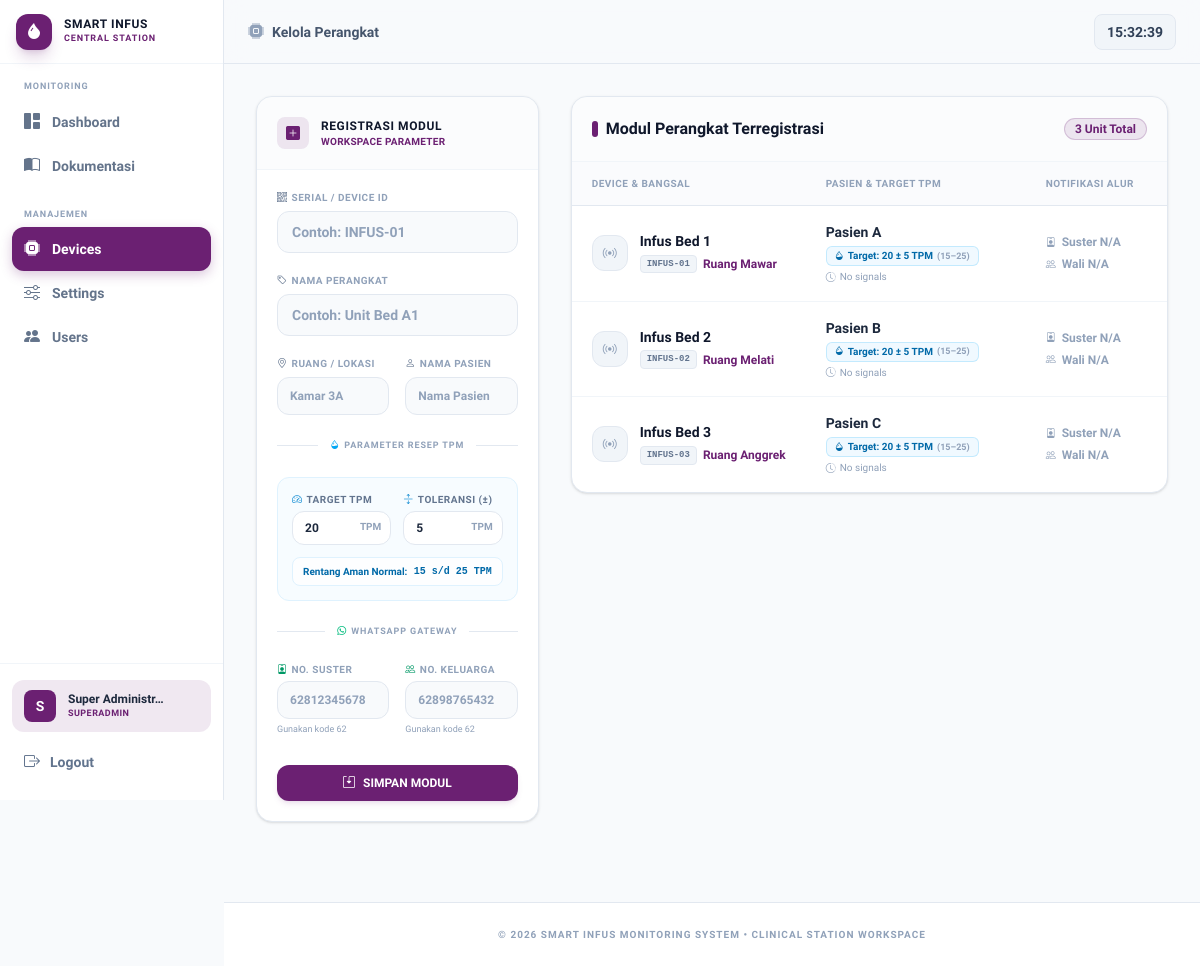
The app's page /devices.php (signed in) with its own data.
### tables this page shows
CREATE TABLE IF NOT EXISTS `devices` (
  `id`            INT(11)      NOT NULL AUTO_INCREMENT,
  `device_id`     VARCHAR(50)  NOT NULL UNIQUE,
  `nama`          VARCHAR(100) NOT NULL DEFAULT 'Infus',
  `lokasi`        VARCHAR(100) NOT NULL DEFAULT '-',
  `pasien`        VARCHAR(100) NOT NULL DEFAULT '-',
  `target_tpm`    INT(11)      NOT NULL DEFAULT 20,
  `tpm_tolerance` INT(11)      NOT NULL DEFAULT 5,
  `no_suster`     VARCHAR(20)  NOT NULL DEFAULT '',
  `no_keluarga`   VARCHAR(20)  NOT NULL DEFAULT '',
  `family_token`  VARCHAR(64)  NOT NULL DEFAULT '',
  `aktif`         TINYINT(1)   NOT NULL DEFAULT 1,
  `created_at`    TIMESTAMP    NOT NULL DEFAULT CURRENT_TIMESTAMP,
  PRIMARY KEY (`id`)
);

### devices.php (the view, shortened to what the rows shown need)
<?php
$db      = getDB();
if (!function_exists('esc')) {
    function esc($string) {
        return htmlspecialchars($string ?? '', ENT_QUOTES, 'UTF-8');
    }
}
$editDevice = null;
$devices = $db->query("
    SELECT d.*,
        (SELECT COUNT(*) FROM infus_data WHERE device_id = d.device_id) AS total_data,
        (SELECT created_at FROM infus_data WHERE device_id = d.device_id
         ORDER BY created_at DESC LIMIT 1) AS last_update
    FROM devices d
    WHERE d.aktif = 1
    ORDER BY d.id ASC
")->fetchAll();
?>
<!DOCTYPE html>
<html lang="id">
<head>
  <link rel="stylesheet" href="assets/css/style.css" />
  <link rel="stylesheet" href="https://cdn.jsdelivr.net/npm/bootstrap-icons@1.11.3/font/bootstrap-icons.min.css" />
</head>
<body class="bg-slate-50 text-slate-800 min-h-screen flex flex-col selection:bg-[#6b2072]/10 selection:text-[#6b2072]">
  <main class="max-w-7xl mx-auto w-full px-4 sm:px-6 lg:px-8 py-8 flex-1">
    <div class="grid grid-cols-1 lg:grid-cols-3 gap-8 items-start">
      <div class="bg-white border border-slate-200 rounded-2xl shadow-sm overflow-hidden lg:sticky lg:top-24">
        <div class="p-5 border-b border-slate-100 bg-slate-50/50 flex items-center gap-3">
          <div>
            <h2 class="text-xs font-black text-slate-900 tracking-wider uppercase"><?= $editDevice ? 'Perbarui Perangkat' : 'Registrasi Modul' ?></h2>
          </div>
        </div>
      </div>
      <div class="bg-white border border-slate-200 rounded-2xl shadow-sm overflow-hidden lg:grid-cols-1 lg:col-span-2">
        <div class="p-5 border-b border-slate-100 bg-slate-50/50 flex items-center justify-between">
          <div>
            <h2 class="text-base font-bold text-slate-900 flex items-center gap-2">
              <span class="w-1.5 h-4 bg-[#6b2072] rounded-full inline-block"></span>
              Modul Perangkat Terregistrasi
            </h2>
          </div>
        </div>
        <div class="overflow-x-auto">
          <table class="w-full text-left border-collapse min-w-[760px]">
            <thead>
              <tr class="bg-slate-50/70 border-b border-slate-200 text-[10px] font-bold text-slate-400 tracking-wider uppercase">
                <th class="py-3.5 px-5 whitespace-nowrap min-w-[200px]">Device &amp; Bangsal</th>
                <th class="py-3.5 px-5 whitespace-nowrap min-w-[220px]">Pasien &amp; Target TPM</th>
                <th class="py-3.5 px-5 whitespace-nowrap min-w-[170px]">Notifikasi Alur</th>
              </tr>
            </thead>
            <tbody class="divide-y divide-slate-100 text-sm">
              <?php foreach ($devices as $dev):
                $isOnline = false;
                $hasSuster   = !empty(trim($dev['no_suster'] ?? ''));
                $hasKeluarga = !empty(trim($dev['no_keluarga'] ?? ''));
                $devTgt      = (int)($dev['target_tpm'] ?? 20);
                $devTol      = (int)($dev['tpm_tolerance'] ?? 5);
                $devMin      = max(1, $devTgt - $devTol);
                $devMax      = $devTgt + $devTol;
              ?>
              <tr class="hover:bg-slate-50/60 transition-colors">
                <td class="py-4 px-5 whitespace-nowrap">
                  <div class="flex items-center gap-3">
                    <div class="w-9 h-9 border rounded-xl flex items-center justify-center flex-shrink-0 <?= $isOnline ? 'bg-emerald-50 border-emerald-100 text-emerald-600' : 'bg-slate-100 border-slate-200 text-slate-400' ?>">
                      <i class="bi bi-broadcast text-sm <?= $isOnline ? 'animate-pulse' : '' ?>"></i>
                    </div>
                    <div>
                      <div class="font-bold text-slate-900 leading-tight"><?= esc($dev['nama']) ?></div>
                      <div class="flex items-center gap-1.5 mt-1">
                        <span class="text-[9px] font-black bg-slate-100 border border-slate-200 text-slate-500 px-1.5 py-0.5 rounded font-mono uppercase"><?= esc($dev['device_id']) ?></span>
                        <span class="text-xs font-bold text-[#6b2072]"><?= esc($dev['lokasi']) ?></span>
                      </div>
                    </div>
                  </div>
                </td>
                <td class="py-4 px-5 whitespace-nowrap">
                  <div class="font-bold text-slate-800"><?= esc($dev['pasien'] ?: '— Kosong —') ?></div>
                  <div class="flex items-center gap-1.5 mt-1">
                    <span class="inline-flex items-center gap-1 text-[10px] font-bold text-sky-700 bg-sky-50 border border-sky-200/80 px-2 py-0.5 rounded-md">
                      <i class="bi bi-droplet-half text-[9px]"></i>
                      <span>Target: <?= $devTgt ?> ± <?= $devTol ?> TPM</span>
                      <span class="text-slate-400 text-[9px]">(<?= $devMin ?>–<?= $devMax ?>)</span>
                    </span>
                  </div>
                  <div class="text-[10px] text-slate-400 mt-1 flex items-center gap-1">
                    <i class="bi bi-clock-history"></i>
                    <?= $dev['last_update'] ? date('H:i:s', strtotime($dev['last_update'])) : 'No signals' ?>
                  </div>
                </td>
                <td class="py-4 px-5 whitespace-nowrap">
                  <div class="flex flex-col gap-1.5">
                    <div class="flex items-center gap-1.5 text-xs font-semibold <?= $hasSuster ? 'text-emerald-600' : 'text-slate-400' ?>">
                      <i class="bi bi-person-badge text-[10px]"></i>
                      <span><?= $hasSuster ? esc($dev['no_suster']) : 'Suster N/A' ?></span>
                    </div>
                    <div class="flex items-center gap-1.5 text-xs font-semibold <?= $hasKeluarga ? 'text-emerald-600' : 'text-slate-400' ?>">
                      <i class="bi bi-people text-[10px]"></i>
                      <span><?= $hasKeluarga ? esc($dev['no_keluarga']) : 'Wali N/A' ?></span>
                    </div>
                  </div>
                </td>
              </tr>
              <?php endforeach; ?>
            </tbody>
          </table>
        </div>
      </div>
    </div>
  </main>
</body>
</html>

### records on screen
devices: nama "Infus Bed 1", device "INFUS-01", lokasi "Ruang Mawar", pasien "Pasien A", target_tpm "20", tpm_tolerance "5", devMin "15", devMax "25", no_suster "Suster N/A", no_keluarga "Wali N/A"
devices: nama "Infus Bed 2", device "INFUS-02", lokasi "Ruang Melati", pasien "Pasien B", target_tpm "20", tpm_tolerance "5", devMin "15", devMax "25", no_suster "Suster N/A", no_keluarga "Wali N/A"
devices: nama "Infus Bed 3", device "INFUS-03", lokasi "Ruang Anggrek", pasien "Pasien C", target_tpm "20", tpm_tolerance "5", devMin "15", devMax "25", no_suster "Suster N/A", no_keluarga "Wali N/A"

### other values on screen
$label "Dashboard Devices Settings Users"
mb_strtoupper(mb_substr($_userName ?: $_roleLabel, 0, 1)) "S"
$_displayName ?: 'User' "Super Administr…"
$_roleLabel "SUPERADMIN"
$pageTitle['label'] "Kelola Perangkat"
count($devices) "3"
